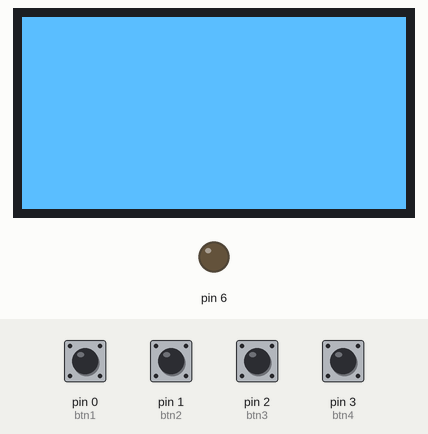
Simulated run of this sketch. Board: Arduino Uno, built with avr-gcc and run on an emulated ATmega328P. Parts: 128×64 one-colour display, output pins drawn as LEDs (lit = HIGH). The test bench sets the inputs (shaded band); at power-on: pin 0 (btn1), pin 1 (btn2), pin 2 (btn3), pin 3 (btn4) HIGH.

Above: at 1.2 s.
1.3 s: pin 0 (btn1) pulled LOW for 0.15 s
At 1.37 s:
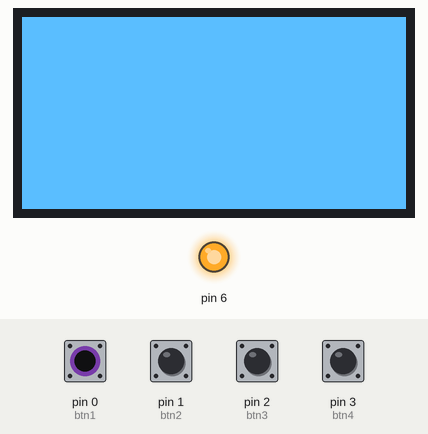
Timing chart, 0 to 4.3 s (numbered marks = the images above; inputs shaded):
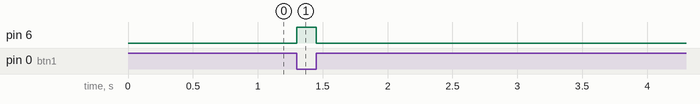

Measured:
- after the input at 1.3 s, pin 6: LOW → HIGH at once, → LOW 0.15 s later

The sketch:

OledTest.ino
```cpp
#include <Adafruit_SSD1306.h>
#include <Wire.h>
#include <Adafruit_GFX.h>
#include <SPI.h>

#define WHITE SSD1306_WHITE

const int btn1 = 0;
const int btn2 = 1;
const int btn3 = 2;
const int btn4 = 3;

Adafruit_SSD1306 oled(128, 64, &Wire, -1);

void setup()
{
  Wire.begin();
  oled.begin(SSD1306_SWITCHCAPVCC, 0x3C);
  oled.clearDisplay();
  oled.fillScreen(WHITE);
  oled.display();

  pinMode(btn1, INPUT_PULLUP);
  pinMode(btn2, INPUT_PULLUP);
  pinMode(btn3, INPUT_PULLUP);
  pinMode(btn4, INPUT_PULLUP);

  pinMode(6, OUTPUT);
  digitalWrite(6, LOW);
}

byte x = 0;

void loop()
{
  if(digitalRead(btn1) == LOW || digitalRead(btn2) == LOW || digitalRead(btn3) == LOW || digitalRead(btn4) == LOW){
    digitalWrite(6, HIGH);
  }
  else{
    digitalWrite(6, LOW);
  }
}
```
